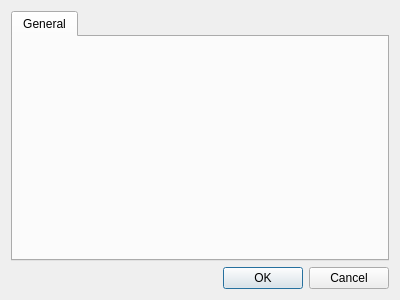
<?xml version="1.0" encoding="UTF-8"?>
<ui version="4.0">
 <class>DialogSettings</class>
 <widget class="QDialog" name="DialogSettings">
  <property name="geometry">
   <rect>
    <x>0</x>
    <y>0</y>
    <width>400</width>
    <height>300</height>
   </rect>
  </property>
  <property name="windowTitle">
   <string>Settings</string>
  </property>
  <layout class="QGridLayout" name="gridLayout">
   <item row="0" column="0">
    <widget class="QTabWidget" name="tabWidget">
     <property name="currentIndex">
      <number>0</number>
     </property>
     <widget class="QWidget" name="tabGeneral">
      <attribute name="title">
       <string>General</string>
      </attribute>
     </widget>
    </widget>
   </item>
   <item row="1" column="0">
    <widget class="QDialogButtonBox" name="buttonBox">
     <property name="orientation">
      <enum>Qt::Horizontal</enum>
     </property>
     <property name="standardButtons">
      <set>QDialogButtonBox::Cancel|QDialogButtonBox::Ok</set>
     </property>
    </widget>
   </item>
  </layout>
 </widget>
 <resources/>
 <connections>
  <connection>
   <sender>buttonBox</sender>
   <signal>accepted()</signal>
   <receiver>DialogSettings</receiver>
   <slot>accept()</slot>
   <hints>
    <hint type="sourcelabel">
     <x>248</x>
     <y>254</y>
    </hint>
    <hint type="destinationlabel">
     <x>157</x>
     <y>274</y>
    </hint>
   </hints>
  </connection>
  <connection>
   <sender>buttonBox</sender>
   <signal>rejected()</signal>
   <receiver>DialogSettings</receiver>
   <slot>reject()</slot>
   <hints>
    <hint type="sourcelabel">
     <x>316</x>
     <y>260</y>
    </hint>
    <hint type="destinationlabel">
     <x>286</x>
     <y>274</y>
    </hint>
   </hints>
  </connection>
 </connections>
</ui>
